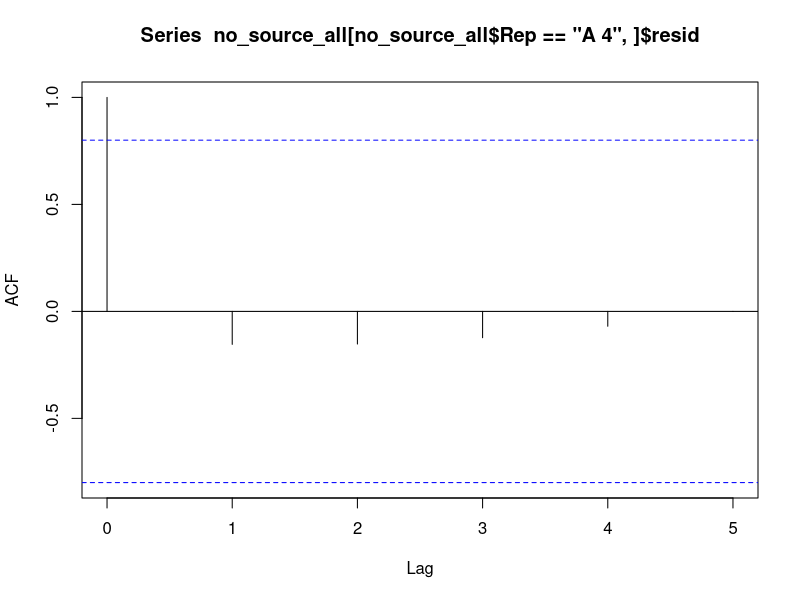
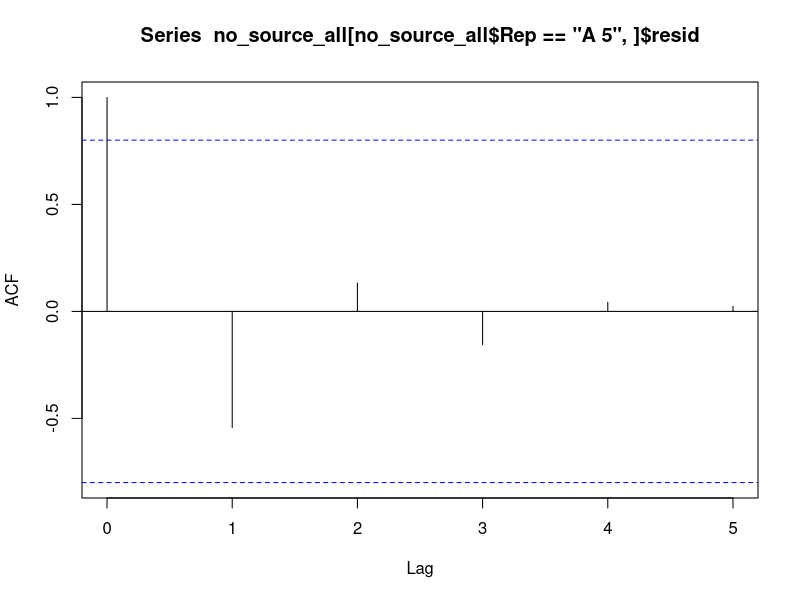
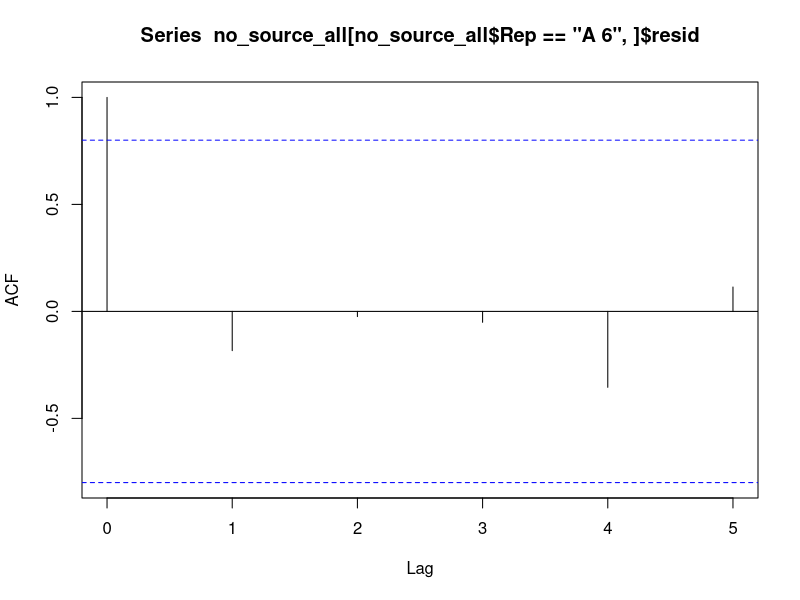
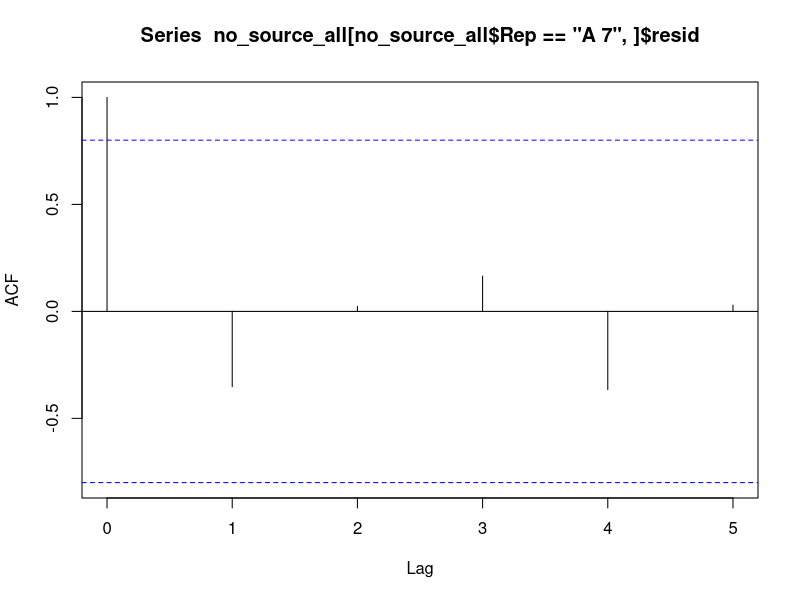
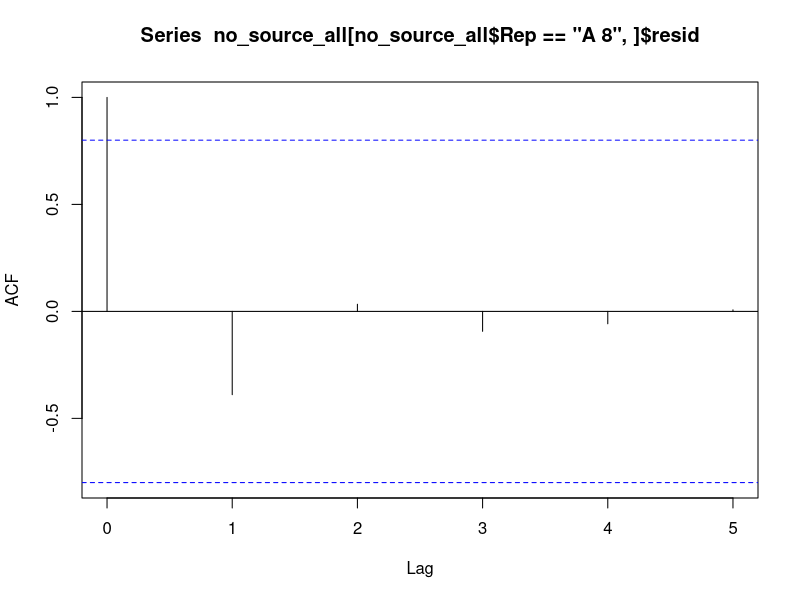
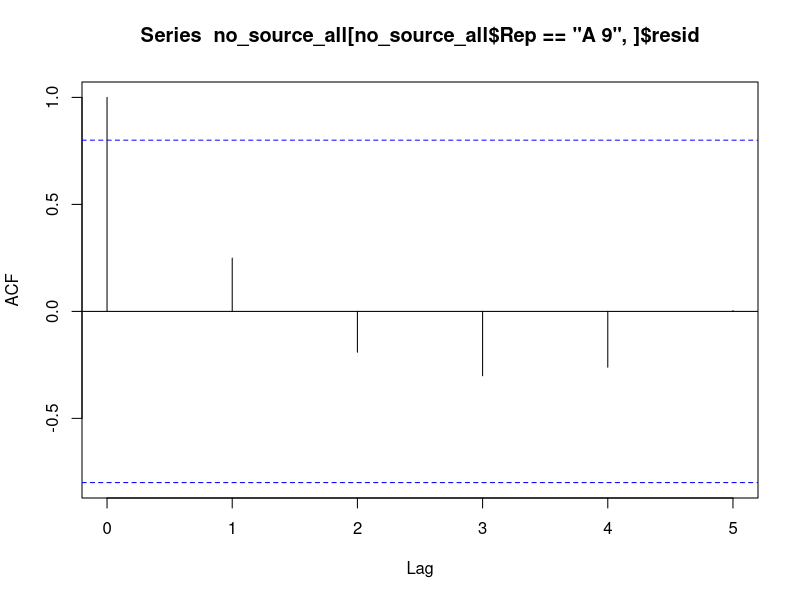
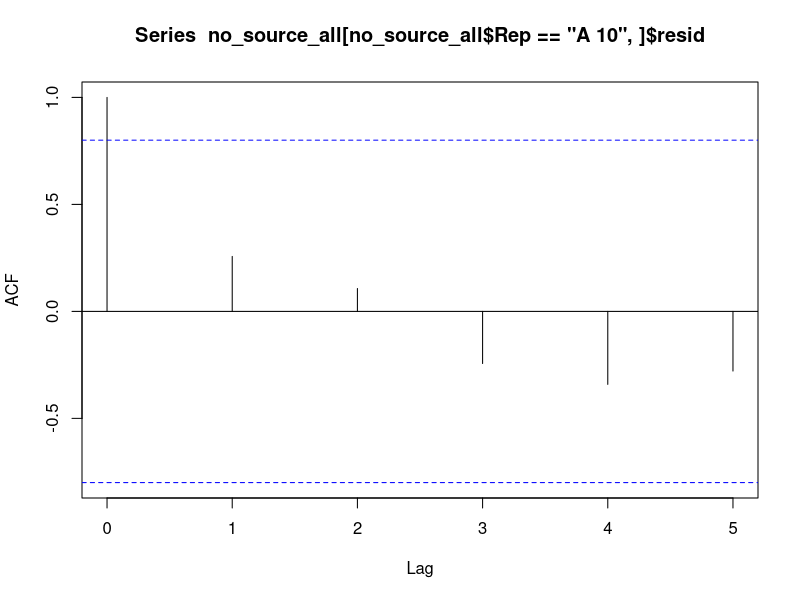
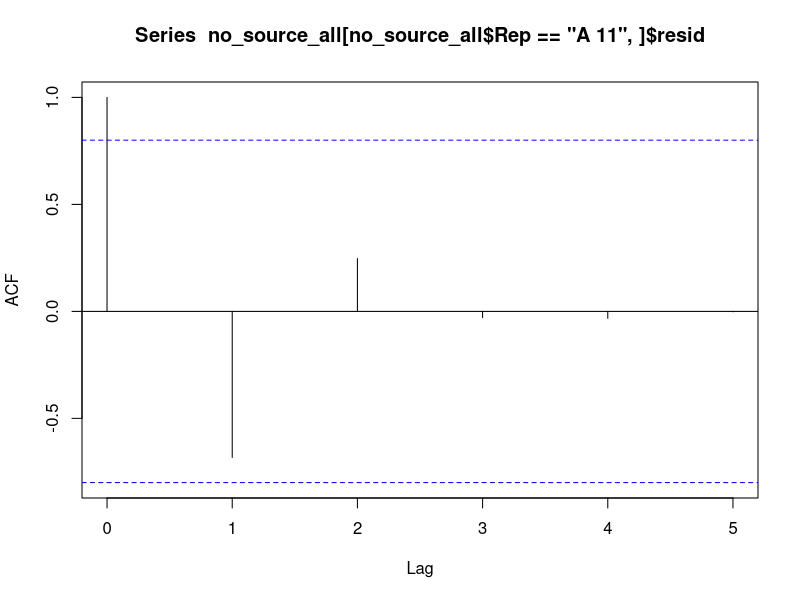

These charts were generated, in order, by the following R code:
# Alpha diversity with only family and above level data
# Richness and evenness

library(lme4)
library(vegan)
library(tidyverse)
library(nlme)
library(MASS)

full_data <-read.csv("family_data.csv")

#remove tank B7 which didn't exist due to leaking
full_data <- full_data[-which(full_data$Replicate =="B" & full_data$Treatment==7),]

#make just a community dataframe
community <- full_data %>% 
  dplyr::select(-c(Date,Day,Replicate,Treatment,Salinity_Treat,Dispersal,Salinity_Measured))

# calculate richness 

richness <- specnumber(community, MARGIN = 1)

#calculate shannon's diversity 
shannon_div <- diversity(community, index = "shannon", MARGIN = 1, base = exp(2))

#calculate evenness -- Pielous evennnes shannon diversity/ log(richness)
evenness <- shannon_div/log(richness)

#make a dataframe with all alpha diversity indices and all data from full data
alpha <- as.data.frame(cbind(full_data,richness, shannon_div,evenness))
alpha$Rep <- paste(alpha$Replicate,alpha$Treatment)
# remove source tanks
no_source_all <- alpha[alpha$Dispersal!= 0 & alpha$Dispersal!=1, ]

# ony source tanks
source_all <- alpha[alpha$Dispersal== 0, ]

# richness over time given treatment for non-source tanks
# I used poisson because it is count data but was slightly underdispersed so switched to quasipoisson- same for both
Rich_no_source<-glmer.nb(richness~ 
                           Salinity_Measured*as.factor(Dispersal)+
                           Salinity_Measured*Day+
                           (1+Day|Rep),
                         data = no_source_all,family = quasipoisson(link = "log"))
## make sure singularity doesn't mess up fixed effects
Rich<-glm(richness~ 
                         Salinity_Measured*as.factor(Dispersal)+
                           Salinity_Measured*Day,
                         data = no_source_all,family = quasipoisson)

#Summary(Rich)
#Summary(Rich_no_source)

## check for autocorrelation
no_source_all$resid <- resid(Rich_no_source)
no_source_all$rep2 <- rep(seq(1,31,1), 6)
newdat <- data.frame(
  day = rep(seq(1,6,1),length(unique(no_source_all$Rep))),
  rep2 = rep(seq(1,31,1),6),
  auto = 0
)

#for (i in 1:length(unique(no_source_all$rep2))){
  #temp <- acf(no_source_all[no_source_all$rep2 == i, ]$resid, plot = F)
  #newdat[newdat$rep2 == i,]$auto <- unlist(temp)
#}
## bah give up on for loop

acf(no_source_all[no_source_all$Rep == "A 4",]$resid)
acf(no_source_all[no_source_all$Rep == "A 5",]$resid)
acf(no_source_all[no_source_all$Rep == "A 6",]$resid)
acf(no_source_all[no_source_all$Rep == "A 7",]$resid)
acf(no_source_all[no_source_all$Rep == "A 8",]$resid)
acf(no_source_all[no_source_all$Rep == "A 9",]$resid)
acf(no_source_all[no_source_all$Rep == "A 10",]$resid)
acf(no_source_all[no_source_all$Rep == "A 11",]$resid)
acf(no_source_all[no_source_all$Rep == "B 4",]$resid)
acf(no_source_all[no_source_all$Rep == "B 5",]$resid)
acf(no_source_all[no_source_all$Rep == "B 6",]$resid)
acf(no_source_all[no_source_all$Rep == "B 8",]$resid)
acf(no_source_all[no_source_all$Rep == "B 9",]$resid)
acf(no_source_all[no_source_all$Rep == "B 10",]$resid)
acf(no_source_all[no_source_all$Rep == "B 11",]$resid)
acf(no_source_all[no_source_all$Rep == "C 4",]$resid)
acf(no_source_all[no_source_all$Rep == "C 5",]$resid)
acf(no_source_all[no_source_all$Rep == "C 6",]$resid)
acf(no_source_all[no_source_all$Rep == "C 7",]$resid)
acf(no_source_all[no_source_all$Rep == "C 8",]$resid)
acf(no_source_all[no_source_all$Rep == "C 9",]$resid)
acf(no_source_all[no_source_all$Rep == "C 10",]$resid)
acf(no_source_all[no_source_all$Rep == "C 11",]$resid)
acf(no_source_all[no_source_all$Rep == "D 4",]$resid)
acf(no_source_all[no_source_all$Rep == "D 5",]$resid)
acf(no_source_all[no_source_all$Rep == "D 6",]$resid)
acf(no_source_all[no_source_all$Rep == "D 7",]$resid)
acf(no_source_all[no_source_all$Rep == "D 8",]$resid)
acf(no_source_all[no_source_all$Rep == "D 9",]$resid)
acf(no_source_all[no_source_all$Rep == "D 10",]$resid)
acf(no_source_all[no_source_all$Rep == "D 11",]$resid)



###
Rich_no_source2<-glmer(richness~as.factor(Dispersal)*Day+
                         Salinity_Measured*Day+ as.factor(Dispersal)+
                         (1+Day|Rep),data = no_source_all,family = "poisson" )


overdisp_fun <- function(model) {
  rdf <- df.residual(model)
  rp <- residuals(model,type="pearson")
  Pearson.chisq <- sum(rp^2)
  prat <- Pearson.chisq/rdf
  pval <- pchisq(Pearson.chisq, df=rdf, lower.tail=FALSE)
  c(chisq=Pearson.chisq,ratio=prat,rdf=rdf,p=pval)
}

overdisp_fun(Rich_no_source2)  ## chisq 67, ratio = .381, rdf = 177, p= 1

Rich_no_source1<-glm(richness~as.factor(Dispersal)*Day+Salinity_Measured*Day,data = no_source_all,family = quasipoisson(link = "log"))

Rich_source<-glm(richness~Salinity_Measured*Day,data = source_all,family =quasipoisson)

#check for model assumptions
plot(resid(Rich_no_source))
plot(resid(Rich_source))

#evenness over time given treatment for non-source tanks
# evennness is very weird in this data because 5 tanks only have one species so evenness is Na...

# Shannon's Diversity- accounts for both richness and evenness in some way
Shannon_no_source<-lm(shannon_div~as.factor(Dispersal)+Salinity_Measured*Day,data = no_source_all)


Shannon_source<-lm(shannon_div~Salinity_Measured*Day,data = source_all)

#check for model assumptions 
plot(resid(Shannon_no_source))
qqnorm(resid(Shannon_no_source))
qqline(resid(Shannon_no_source))

plot(resid(Shannon_source))
qqnorm(resid(Shannon_source))
qqline(resid(Shannon_source))

